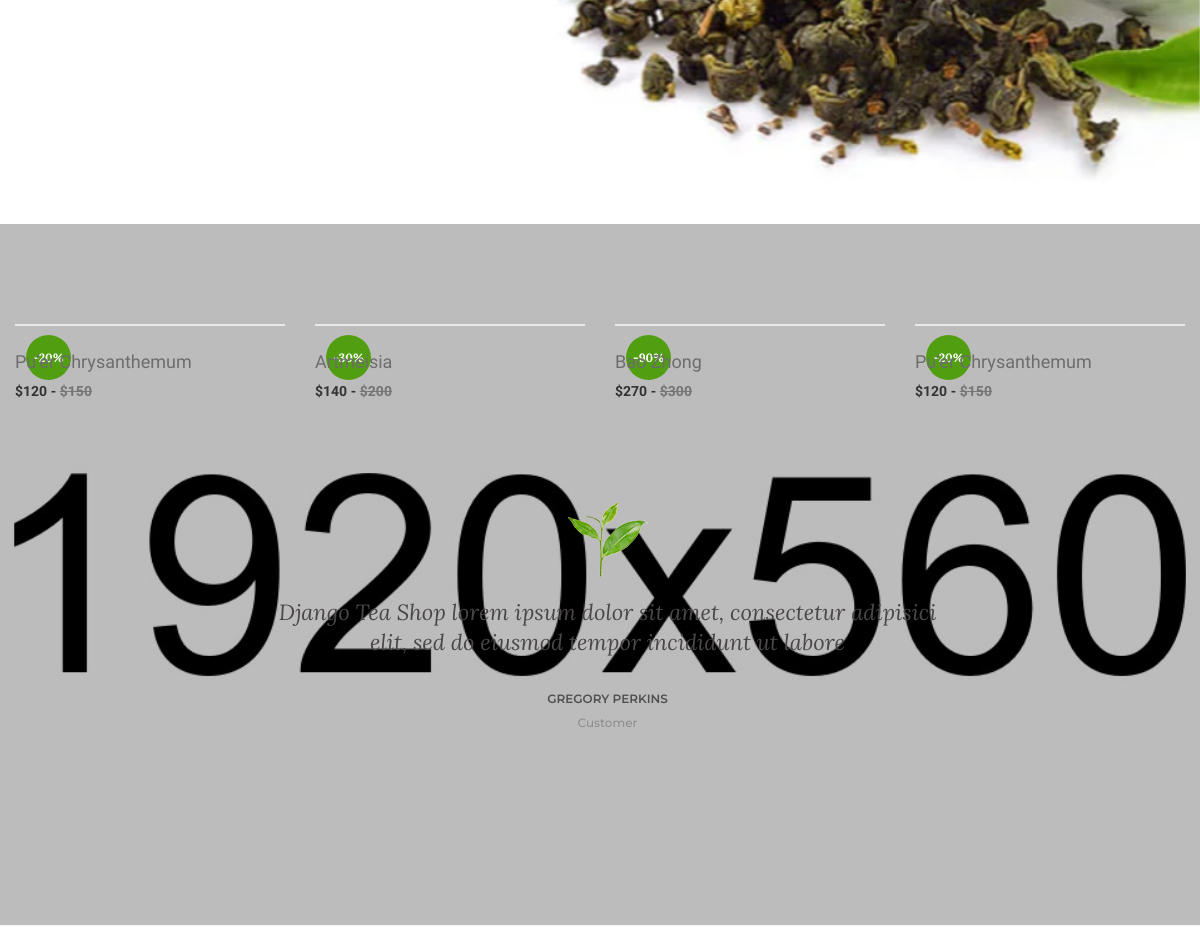
The app's page / (middle part), older data.
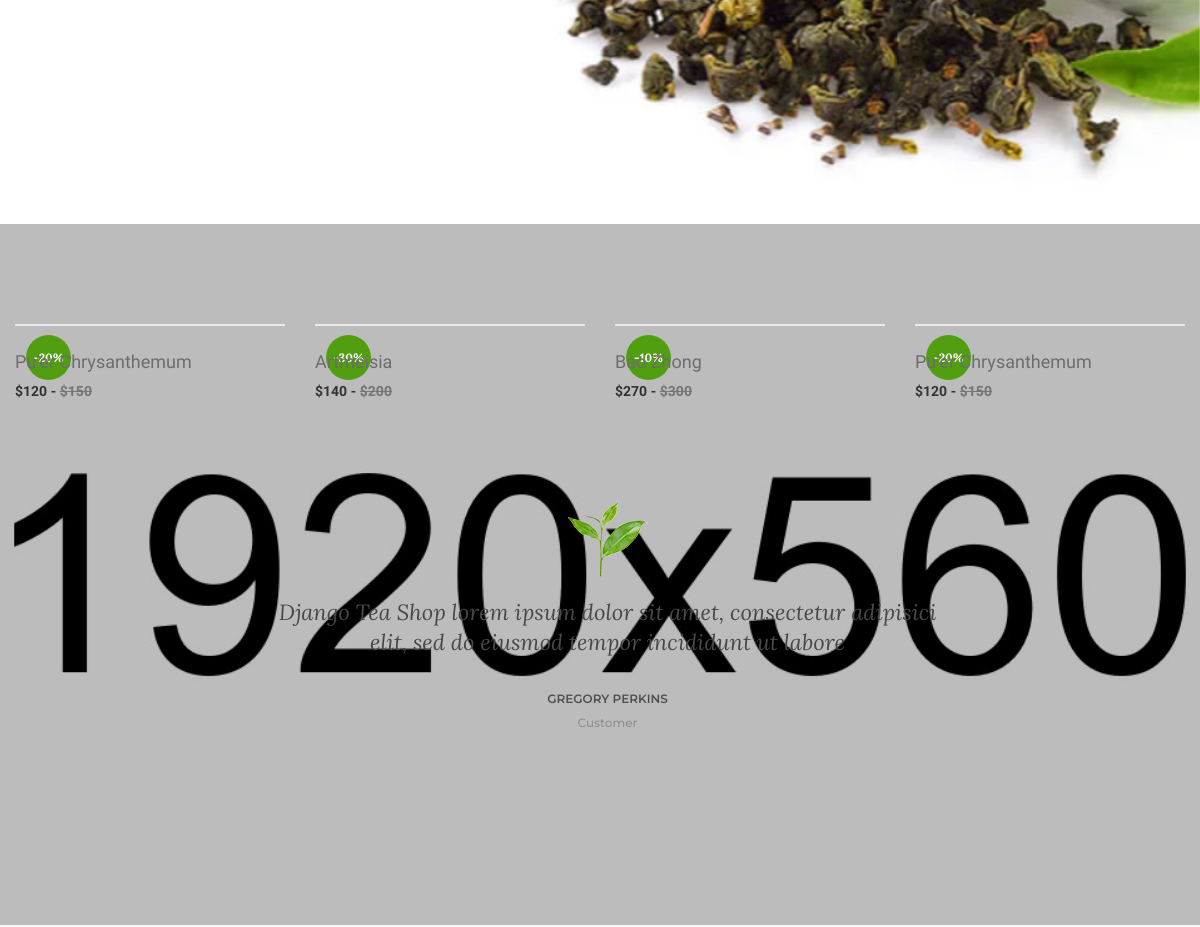
The same page, newer data.
### shop/models.py (models this page shows, shortened)
class Product(models.Model):
    tea_name = models.CharField(max_length=100, unique=True)
    tea_type = models.CharField(max_length=100)
    slug = models.SlugField(max_length=100, unique=True)
    origin = models.CharField(max_length=100)
    color = models.CharField(max_length=50, blank=True)
    aroma = models.CharField(max_length=100, blank=True)
    taste = models.CharField(max_length=100, blank=True)
    tea_nature  = models.CharField(max_length=100, blank=True)
    is_available = models.BooleanField(default=True)
    is_new = models.BooleanField(default=False)
    properties = models.TextField(max_length=300, blank=True)
    weight = models.IntegerField()
    original_price = models.IntegerField()
    discounted_price = models.IntegerField()
    discount_rate = models.IntegerField(blank=True)
    photo_1 = models.ImageField(upload_to='photos/%Y/%m/%d', blank=True)
    photo_1_t = models.ImageField(upload_to='photos/%Y/%m/%d', blank=True)
    photo_1_z = models.ImageField(upload_to='photos/%Y/%m/%d', blank=True)
    photo_2 = models.ImageField(upload_to='photos/%Y/%m/%d', blank=True)
    photo_2_t = models.ImageField(upload_to='photos/%Y/%m/%d', blank=True)
    photo_2_z = models.ImageField(upload_to='photos/%Y/%m/%d', blank=True)
    photo_3 = models.ImageField(upload_to='photos/%Y/%m/%d', blank=True)
    photo_3_t = models.ImageField(upload_to='photos/%Y/%m/%d', blank=True)
    photo_3_z = models.ImageField(upload_to='photos/%Y/%m/%d', blank=True)
    photo_4 = models.ImageField(upload_to='photos/%Y/%m/%d', blank=True)
    photo_4_t = models.ImageField(upload_to='photos/%Y/%m/%d', blank=True)
    photo_4_z = models.ImageField(upload_to='photos/%Y/%m/%d', blank=True)
    created_date = models.DateTimeField(default=datetime.now)
    modified_date = models.DateTimeField(default=datetime.now)
    stars = models.IntegerField()
    store = models.IntegerField()
    category = models.ForeignKey(Category, on_delete=models.CASCADE)
    def get_url(self):
        return reverse('product_detail', args=[self.category.slug, self.slug])

### pages/views.py (the view)
# urls.py: path('', views.index, name="index"),
def index(request):
    products = Product.objects.all().filter(is_available=True)
    context = {
        'products': products,
    }
    return render(request, "pages/index.html", context)

### carts/context_processors.py (called while the page is built)
def counter(request):
    cart_count = 0
    if 'admin' in request.path:
        return {}
    else:
        try:
            cart = Cart.objects.filter(cart_id=_cart_id(request))
            cart_items = CartItem.objects.all().filter(cart=cart[:1])
            for cart_item in cart_items:
                cart_count += cart_item.quantity
        except cart.DoesNotExist:
            cart_count = 0
    return dict(cart_count=cart_count)

### carts/views.py (called while the page is built)
def _cart_id(request):
    cart = request.session.session_key
    if not cart:
        cart = request.session.create()
    return cart

### category/context_processors.py (called while the page is built)
def menu_links(request):
    links = Category.objects.all()
    return dict(links=links)

### templates/pages/index.html (shortened to what this page needs)
{% extends 'base.html' %}
{% load static %}
{% block content %}
<div class="slider-area">
  <div class="slider-active owl-dot-style owl-carousel">
    <div
      class="single-slider ptb-240 bg-img"
      style="background-image: url(../static/img/slider/slider-1.jpg)"
    >
    </div>
  </div>
</div>
<div class="product-area bg-image-1 pt-100 pb-95">
  <div class="container">
    <div class="featured-product-active owl-carousel product-nav">
      {% if products %} {% for product in products %}
      <div class="product-wrapper">
        <div class="product-img">
          {% if product.discount_rate %}
          <span>-{{ product.discount_rate }}%</span>
          {% endif %}
        </div>
        <div class="product-content text-left">
          <div class="product-hover-style">
            <div class="product-title">
              <h4>
                <a href="product-details.html">{{ product.tea_name }}</a>
              </h4>
            </div>
          </div>
          <div class="product-price-wrapper">
            <span>${{ product.discounted_price }} -</span>
            <span class="product-price-old"
              >${{ product.original_price }}
            </span>
          </div>
        </div>
      </div>
      {% endfor %} {% endif %}
    </div>
  </div>
  <div class="testimonials-area bg-img pt-100 pb-100">
    <div class="container">
      <div class="row">
        <div class="col-lg-12 col-md-12 col-12">
          <div class="testimonial-active owl-carousel">
            <div class="single-testimonial text-center">
              <div class="testimonial-img">
                <img alt="" src="{% static 'img/icon-img/testi.png' %}" />
              </div>
              <p>
                Django Tea Shop lorem ipsum dolor sit amet, consectetur adipisici elit, sed do
                eiusmod tempor incididunt ut labore
              </p>
              <h4>Gregory Perkins</h4>
              <h5>Customer</h5>
            </div>
          </div>
        </div>
      </div>
    </div>
  </div>
</div>
{% endblock %}

Row changes from the older to the newer data that the page shows:
changed Product "Bao Zhong": discount_rate "90" → "10"
